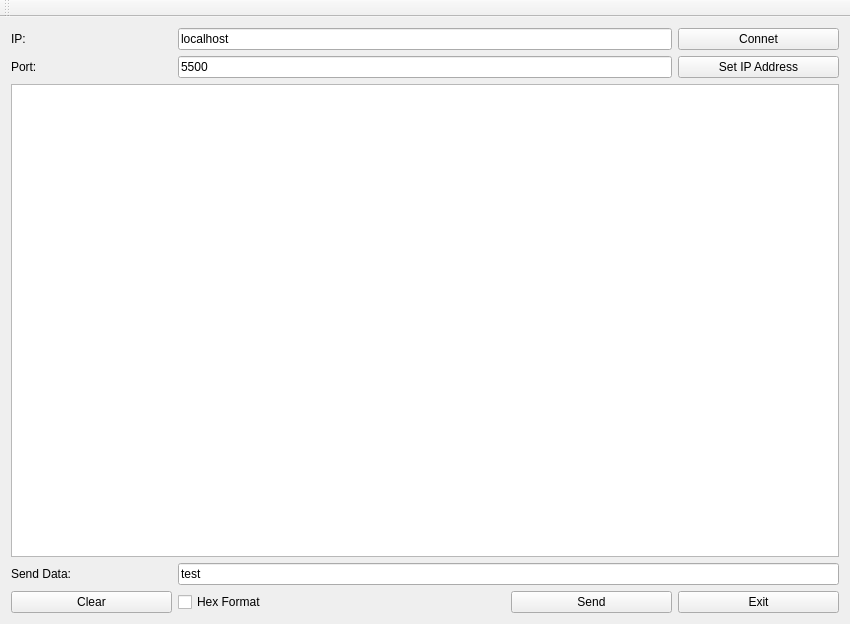
<?xml version="1.0" encoding="UTF-8"?>
<ui version="4.0">
 <class>MainWindow</class>
 <widget class="QMainWindow" name="MainWindow">
  <property name="geometry">
   <rect>
    <x>0</x>
    <y>0</y>
    <width>850</width>
    <height>624</height>
   </rect>
  </property>
  <property name="windowTitle">
   <string>MainWindow</string>
  </property>
  <widget class="QWidget" name="centralWidget">
   <layout class="QGridLayout" name="gridLayout_2">
    <item row="0" column="0">
     <layout class="QGridLayout" name="gridLayout">
      <item row="1" column="1">
       <widget class="QLabel" name="label">
        <property name="text">
         <string>Port:</string>
        </property>
       </widget>
      </item>
      <item row="3" column="1">
       <widget class="QLabel" name="label_3">
        <property name="text">
         <string>Send Data: </string>
        </property>
       </widget>
      </item>
      <item row="4" column="4">
       <widget class="QPushButton" name="pushButton_Send">
        <property name="text">
         <string>Send</string>
        </property>
       </widget>
      </item>
      <item row="4" column="1">
       <widget class="QPushButton" name="pushButton_Clear">
        <property name="text">
         <string>Clear</string>
        </property>
       </widget>
      </item>
      <item row="0" column="1">
       <widget class="QLabel" name="label_2">
        <property name="text">
         <string>IP:</string>
        </property>
       </widget>
      </item>
      <item row="0" column="2" colspan="3">
       <widget class="QLineEdit" name="lineEdit_IP">
        <property name="text">
         <string>localhost</string>
        </property>
       </widget>
      </item>
      <item row="4" column="2">
       <widget class="QCheckBox" name="checkBox_Hex">
        <property name="text">
         <string>Hex Format</string>
        </property>
        <property name="checked">
         <bool>false</bool>
        </property>
       </widget>
      </item>
      <item row="1" column="2" colspan="3">
       <widget class="QLineEdit" name="lineEdit_Port">
        <property name="text">
         <string>5500</string>
        </property>
       </widget>
      </item>
      <item row="0" column="5">
       <widget class="QPushButton" name="pushButton_Connect">
        <property name="text">
         <string>Connet</string>
        </property>
       </widget>
      </item>
      <item row="1" column="5">
       <widget class="QPushButton" name="pushButton_SetIP">
        <property name="text">
         <string>Set IP Address</string>
        </property>
       </widget>
      </item>
      <item row="4" column="5">
       <widget class="QPushButton" name="pushButton_Exit">
        <property name="text">
         <string>Exit</string>
        </property>
       </widget>
      </item>
      <item row="2" column="1" colspan="5">
       <widget class="QTextBrowser" name="textBrowser"/>
      </item>
      <item row="3" column="2" colspan="4">
       <widget class="QLineEdit" name="lineEdit_Send">
        <property name="text">
         <string>test</string>
        </property>
       </widget>
      </item>
     </layout>
    </item>
   </layout>
  </widget>
  <widget class="QToolBar" name="mainToolBar">
   <attribute name="toolBarArea">
    <enum>TopToolBarArea</enum>
   </attribute>
   <attribute name="toolBarBreak">
    <bool>false</bool>
   </attribute>
  </widget>
 </widget>
 <layoutdefault spacing="6" margin="11"/>
 <resources/>
 <connections/>
</ui>
